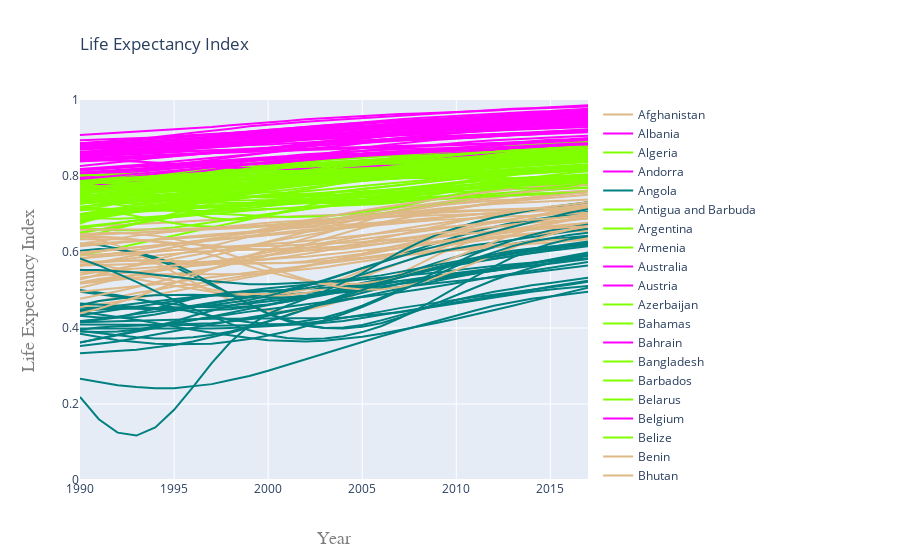

The code cell stored with this chart in its notebook:
### Code cell
#layout =go.Layout(title = "LEI Index of different countries")

layout =go.Layout(
    title=go.layout.Title(
        text="Life Expectancy Index",
        xref="paper",
        x=0
    ),
    xaxis=go.layout.XAxis(
        title=go.layout.xaxis.Title(
            text="Year",
            font=dict(
                family="Calibri, monospace",
                size=18,
                color="#7f7f7f"
            )
        )
    ),
    yaxis=go.layout.YAxis(
        title=go.layout.yaxis.Title(
            text="Life Expectancy Index",
            font=dict(
                family="Calibri, monospace",
                size=18,
                color="#7f7f7f"
            )
        )
    )
)

figure = go.Figure(data =tracers, layout=layout )
figure.update_yaxes(range=[0, 1])
figure.show()
#py.plot(figure)
